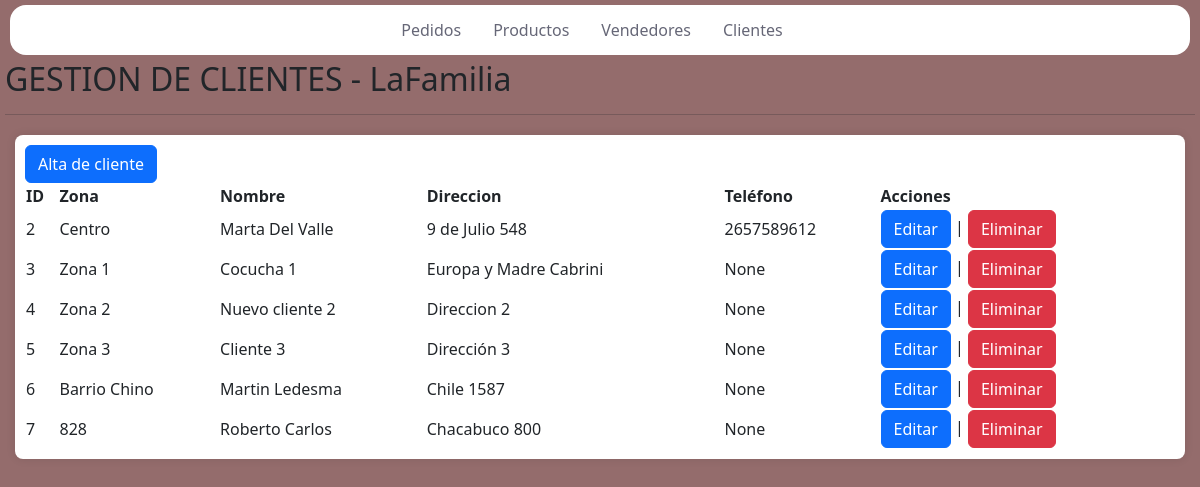
Screenshot of /gestion/clientes/ with the database file from the repository.
### gestion/models.py (models this page shows, shortened)
class Cliente(models.Model):
    nombre=models.CharField(max_length=30)
    zona=models.CharField(max_length=30)
    direccion=models.CharField(max_length=30)
    telefono=models.IntegerField(null=True)

### gestion/views.py (the view)
# urls.py: path('clientes/', ClienteListView.as_view(), name='Clientes'),
class ClienteListView(ListView):
    model = Cliente
    template_name = 'gestion/cli.html'
    context_object_name = 'clientes'

### templates/gestion/cli.html (shortened to what this page needs)
{% extends "gestion/index.html" %}
{% load static %}
{% block content %}
<h2>GESTION DE CLIENTES - LaFamilia</h2>
<HR></HR>
<div id="contenedor">
    <a class="btn btn-primary alta" href="{% url 'Cli-Add' %}" role="button">Alta de cliente</a>
    <table id="myTable" class="display">
        <thead>
        <tr>
            <th>ID</th>
            <th>Zona</th>
            <th>Nombre</th>
            <th>Direccion</th>
            <th>Teléfono</th>
            <th>Acciones</th>
        </tr>
        </thead>
        <tbody>
            {% for cliente in clientes %}
            <tr>
                <td>{{ cliente.pk }}</td>
                <td>{{ cliente.zona }}</td>
                <td>{{ cliente.nombre }}</td>
                <td>{{ cliente.direccion }}</td>
                <td>{{ cliente.telefono }}</td>
                <td>
                    <a class="btn btn-primary" href="{% url 'Cli-Edit' cliente.pk %}">Editar</a>
                    |
                    <a class="btn btn-danger" href="{% url 'Cli-Delete' cliente.pk %}">Eliminar</a>
                </td>
            </tr>
            {% endfor %}
        </tbody>
    </table>
</div>
{% endblock %}

### static/css/index.css (style rules this page uses)
body { position: relative; background-color: rgba(78, 11, 11, 0.6); margin: 5px; min-height: 100vh; }
#contenedor { margin-top: 20px; margin-left: 10px; margin-right: 10px; background-color: #fff; padding: 20px; border-radius: 8px; box-shadow: 0px 0px 10px rgba(0, 0, 0, 0.1); }
#contenedor { overflow-x: auto; padding: 10px; }
#myTable { width: 100%; max-width: 100%; table-layout: auto; }
#myTable th, #myTable td { white-space: nowrap; overflow: hidden; text-overflow: ellipsis; }

### rows the page displays
Cliente: pk "2", zona "Centro", nombre "Marta Del Valle", direccion "9 de Julio 548", telefono "2657589612"
Cliente: pk "3", zona "Zona 1", nombre "Cocucha 1", direccion "Europa y Madre Cabrini", telefono "None"
Cliente: pk "4", zona "Zona 2", nombre "Nuevo cliente 2", direccion "Direccion 2", telefono "None"
Cliente: pk "5", zona "Zona 3", nombre "Cliente 3", direccion "Dirección 3", telefono "None"
Cliente: pk "6", zona "Barrio Chino", nombre "Martin Ledesma", direccion "Chile 1587", telefono "None"
Cliente: pk "7", zona "828", nombre "Roberto Carlos", direccion "Chacabuco 800", telefono "None"
